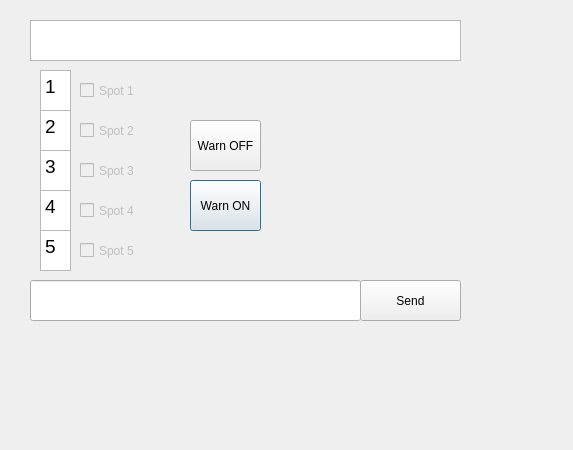
<?xml version="1.0" encoding="UTF-8"?>
<ui version="4.0">
 <class>Dialog</class>
 <widget class="QDialog" name="Dialog">
  <property name="geometry">
   <rect>
    <x>0</x>
    <y>0</y>
    <width>573</width>
    <height>450</height>
   </rect>
  </property>
  <property name="windowTitle">
   <string>Dialog</string>
  </property>
  <widget class="QCheckBox" name="checkbox_spot1">
   <property name="enabled">
    <bool>false</bool>
   </property>
   <property name="geometry">
    <rect>
     <x>80</x>
     <y>70</y>
     <width>101</width>
     <height>41</height>
    </rect>
   </property>
   <property name="text">
    <string>Spot 1</string>
   </property>
  </widget>
  <widget class="QCheckBox" name="checkbox_spot2">
   <property name="enabled">
    <bool>false</bool>
   </property>
   <property name="geometry">
    <rect>
     <x>80</x>
     <y>110</y>
     <width>101</width>
     <height>41</height>
    </rect>
   </property>
   <property name="text">
    <string>Spot 2</string>
   </property>
  </widget>
  <widget class="QCheckBox" name="checkbox_spot3">
   <property name="enabled">
    <bool>false</bool>
   </property>
   <property name="geometry">
    <rect>
     <x>80</x>
     <y>150</y>
     <width>101</width>
     <height>41</height>
    </rect>
   </property>
   <property name="text">
    <string>Spot 3</string>
   </property>
  </widget>
  <widget class="QCheckBox" name="checkbox_spot4">
   <property name="enabled">
    <bool>false</bool>
   </property>
   <property name="geometry">
    <rect>
     <x>80</x>
     <y>190</y>
     <width>101</width>
     <height>41</height>
    </rect>
   </property>
   <property name="text">
    <string>Spot 4</string>
   </property>
  </widget>
  <widget class="QCheckBox" name="checkbox_spot5">
   <property name="enabled">
    <bool>false</bool>
   </property>
   <property name="geometry">
    <rect>
     <x>80</x>
     <y>230</y>
     <width>101</width>
     <height>41</height>
    </rect>
   </property>
   <property name="text">
    <string>Spot 5</string>
   </property>
  </widget>
  <widget class="QPushButton" name="button_warn_on">
   <property name="geometry">
    <rect>
     <x>190</x>
     <y>180</y>
     <width>71</width>
     <height>51</height>
    </rect>
   </property>
   <property name="text">
    <string>Warn ON</string>
   </property>
  </widget>
  <widget class="QPushButton" name="button_warn_off">
   <property name="geometry">
    <rect>
     <x>190</x>
     <y>120</y>
     <width>71</width>
     <height>51</height>
    </rect>
   </property>
   <property name="text">
    <string>Warn OFF</string>
   </property>
  </widget>
  <widget class="QLabel" name="label_sensor_data">
   <property name="geometry">
    <rect>
     <x>310</x>
     <y>110</y>
     <width>141</width>
     <height>131</height>
    </rect>
   </property>
   <property name="text">
    <string/>
   </property>
  </widget>
  <widget class="QLineEdit" name="input_message">
   <property name="geometry">
    <rect>
     <x>30</x>
     <y>280</y>
     <width>331</width>
     <height>41</height>
    </rect>
   </property>
  </widget>
  <widget class="QPushButton" name="button_send_msg">
   <property name="geometry">
    <rect>
     <x>360</x>
     <y>280</y>
     <width>101</width>
     <height>41</height>
    </rect>
   </property>
   <property name="text">
    <string>Send</string>
   </property>
  </widget>
  <widget class="QTextEdit" name="textEdit">
   <property name="geometry">
    <rect>
     <x>30</x>
     <y>20</y>
     <width>431</width>
     <height>41</height>
    </rect>
   </property>
   <property name="html">
    <string>&lt;!DOCTYPE HTML PUBLIC &quot;-//W3C//DTD HTML 4.0//EN&quot; &quot;http://www.w3.org/TR/REC-html40/strict.dtd&quot;&gt;
&lt;html&gt;&lt;head&gt;&lt;meta name=&quot;qrichtext&quot; content=&quot;1&quot; /&gt;&lt;meta charset=&quot;utf-8&quot; /&gt;&lt;style type=&quot;text/css&quot;&gt;
p, li { white-space: pre-wrap; }
hr { height: 1px; border-width: 0; }
li.unchecked::marker { content: &quot;\2610&quot;; }
li.checked::marker { content: &quot;\2612&quot;; }
&lt;/style&gt;&lt;/head&gt;&lt;body style=&quot; font-family:'Segoe UI'; font-size:9pt; font-weight:400; font-style:normal;&quot;&gt;
&lt;p align=&quot;center&quot; style=&quot; margin-top:0px; margin-bottom:0px; margin-left:0px; margin-right:0px; -qt-block-indent:0; text-indent:0px;&quot;&gt;&lt;span style=&quot; font-size:18pt; color:#ffffff;&quot;&gt;Smart Parking System&lt;/span&gt;&lt;/p&gt;&lt;/body&gt;&lt;/html&gt;</string>
   </property>
  </widget>
  <widget class="QTextEdit" name="textEdit_2">
   <property name="geometry">
    <rect>
     <x>40</x>
     <y>70</y>
     <width>31</width>
     <height>41</height>
    </rect>
   </property>
   <property name="html">
    <string>&lt;!DOCTYPE HTML PUBLIC &quot;-//W3C//DTD HTML 4.0//EN&quot; &quot;http://www.w3.org/TR/REC-html40/strict.dtd&quot;&gt;
&lt;html&gt;&lt;head&gt;&lt;meta name=&quot;qrichtext&quot; content=&quot;1&quot; /&gt;&lt;meta charset=&quot;utf-8&quot; /&gt;&lt;style type=&quot;text/css&quot;&gt;
p, li { white-space: pre-wrap; }
hr { height: 1px; border-width: 0; }
li.unchecked::marker { content: &quot;\2610&quot;; }
li.checked::marker { content: &quot;\2612&quot;; }
&lt;/style&gt;&lt;/head&gt;&lt;body style=&quot; font-family:'Segoe UI'; font-size:9pt; font-weight:400; font-style:normal;&quot;&gt;
&lt;p style=&quot; margin-top:0px; margin-bottom:0px; margin-left:0px; margin-right:0px; -qt-block-indent:0; text-indent:0px;&quot;&gt;&lt;span style=&quot; font-size:14pt;&quot;&gt;1&lt;/span&gt;&lt;/p&gt;&lt;/body&gt;&lt;/html&gt;</string>
   </property>
  </widget>
  <widget class="QTextEdit" name="textEdit_3">
   <property name="geometry">
    <rect>
     <x>40</x>
     <y>110</y>
     <width>31</width>
     <height>41</height>
    </rect>
   </property>
   <property name="html">
    <string>&lt;!DOCTYPE HTML PUBLIC &quot;-//W3C//DTD HTML 4.0//EN&quot; &quot;http://www.w3.org/TR/REC-html40/strict.dtd&quot;&gt;
&lt;html&gt;&lt;head&gt;&lt;meta name=&quot;qrichtext&quot; content=&quot;1&quot; /&gt;&lt;meta charset=&quot;utf-8&quot; /&gt;&lt;style type=&quot;text/css&quot;&gt;
p, li { white-space: pre-wrap; }
hr { height: 1px; border-width: 0; }
li.unchecked::marker { content: &quot;\2610&quot;; }
li.checked::marker { content: &quot;\2612&quot;; }
&lt;/style&gt;&lt;/head&gt;&lt;body style=&quot; font-family:'Segoe UI'; font-size:9pt; font-weight:400; font-style:normal;&quot;&gt;
&lt;p style=&quot; margin-top:0px; margin-bottom:0px; margin-left:0px; margin-right:0px; -qt-block-indent:0; text-indent:0px;&quot;&gt;&lt;span style=&quot; font-size:14pt;&quot;&gt;2&lt;/span&gt;&lt;/p&gt;&lt;/body&gt;&lt;/html&gt;</string>
   </property>
  </widget>
  <widget class="QTextEdit" name="textEdit_4">
   <property name="geometry">
    <rect>
     <x>40</x>
     <y>150</y>
     <width>31</width>
     <height>41</height>
    </rect>
   </property>
   <property name="html">
    <string>&lt;!DOCTYPE HTML PUBLIC &quot;-//W3C//DTD HTML 4.0//EN&quot; &quot;http://www.w3.org/TR/REC-html40/strict.dtd&quot;&gt;
&lt;html&gt;&lt;head&gt;&lt;meta name=&quot;qrichtext&quot; content=&quot;1&quot; /&gt;&lt;meta charset=&quot;utf-8&quot; /&gt;&lt;style type=&quot;text/css&quot;&gt;
p, li { white-space: pre-wrap; }
hr { height: 1px; border-width: 0; }
li.unchecked::marker { content: &quot;\2610&quot;; }
li.checked::marker { content: &quot;\2612&quot;; }
&lt;/style&gt;&lt;/head&gt;&lt;body style=&quot; font-family:'Segoe UI'; font-size:9pt; font-weight:400; font-style:normal;&quot;&gt;
&lt;p style=&quot; margin-top:0px; margin-bottom:0px; margin-left:0px; margin-right:0px; -qt-block-indent:0; text-indent:0px;&quot;&gt;&lt;span style=&quot; font-size:14pt;&quot;&gt;3&lt;/span&gt;&lt;/p&gt;&lt;/body&gt;&lt;/html&gt;</string>
   </property>
  </widget>
  <widget class="QTextEdit" name="textEdit_5">
   <property name="geometry">
    <rect>
     <x>40</x>
     <y>190</y>
     <width>31</width>
     <height>41</height>
    </rect>
   </property>
   <property name="html">
    <string>&lt;!DOCTYPE HTML PUBLIC &quot;-//W3C//DTD HTML 4.0//EN&quot; &quot;http://www.w3.org/TR/REC-html40/strict.dtd&quot;&gt;
&lt;html&gt;&lt;head&gt;&lt;meta name=&quot;qrichtext&quot; content=&quot;1&quot; /&gt;&lt;meta charset=&quot;utf-8&quot; /&gt;&lt;style type=&quot;text/css&quot;&gt;
p, li { white-space: pre-wrap; }
hr { height: 1px; border-width: 0; }
li.unchecked::marker { content: &quot;\2610&quot;; }
li.checked::marker { content: &quot;\2612&quot;; }
&lt;/style&gt;&lt;/head&gt;&lt;body style=&quot; font-family:'Segoe UI'; font-size:9pt; font-weight:400; font-style:normal;&quot;&gt;
&lt;p style=&quot; margin-top:0px; margin-bottom:0px; margin-left:0px; margin-right:0px; -qt-block-indent:0; text-indent:0px;&quot;&gt;&lt;span style=&quot; font-size:14pt;&quot;&gt;4&lt;/span&gt;&lt;/p&gt;&lt;/body&gt;&lt;/html&gt;</string>
   </property>
  </widget>
  <widget class="QTextEdit" name="textEdit_6">
   <property name="geometry">
    <rect>
     <x>40</x>
     <y>230</y>
     <width>31</width>
     <height>41</height>
    </rect>
   </property>
   <property name="html">
    <string>&lt;!DOCTYPE HTML PUBLIC &quot;-//W3C//DTD HTML 4.0//EN&quot; &quot;http://www.w3.org/TR/REC-html40/strict.dtd&quot;&gt;
&lt;html&gt;&lt;head&gt;&lt;meta name=&quot;qrichtext&quot; content=&quot;1&quot; /&gt;&lt;meta charset=&quot;utf-8&quot; /&gt;&lt;style type=&quot;text/css&quot;&gt;
p, li { white-space: pre-wrap; }
hr { height: 1px; border-width: 0; }
li.unchecked::marker { content: &quot;\2610&quot;; }
li.checked::marker { content: &quot;\2612&quot;; }
&lt;/style&gt;&lt;/head&gt;&lt;body style=&quot; font-family:'Segoe UI'; font-size:9pt; font-weight:400; font-style:normal;&quot;&gt;
&lt;p style=&quot; margin-top:0px; margin-bottom:0px; margin-left:0px; margin-right:0px; -qt-block-indent:0; text-indent:0px;&quot;&gt;&lt;span style=&quot; font-size:14pt;&quot;&gt;5&lt;/span&gt;&lt;/p&gt;&lt;/body&gt;&lt;/html&gt;</string>
   </property>
  </widget>
 </widget>
 <resources/>
 <connections/>
</ui>
